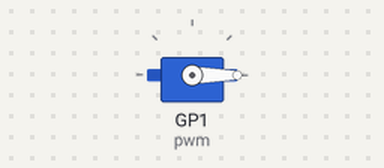
Simulated run of this program. Board: Raspberry Pi Pico running MicroPython. On the bench: servo. Servo angles are drawn from the pulse width (0.5 ms = 0°, 2.5 ms = 180°).

Above: at 0.05 s.
Timing chart, 0 to 4.6 s (numbered marks = the images above):
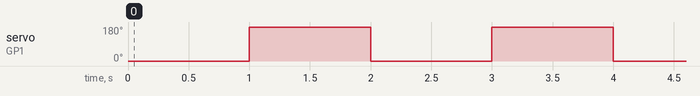

The program:

pico-servo-control.py
```python
###  This example code uses: Maker Pi Pico ;; Reference: www.cytron.io/p-maker-pi-pico
###  This example code uses: Analog Micro Servo 9g (3V-6V) ;; Reference: www.cytron.io/p-analog-micro-servo-9g-3v-6v

from machine import Pin, PWM
import time

# fine tune the duty cycle values which work for your servo motor
MIN_DUTY = 1600
MAX_DUTY = 8400

pwm = PWM(Pin(1))     # Connect servo at pin 1
pwm.freq(50)          # Set PWM frequency to 50Hz

while True:
    pwm.duty_u16(MIN_DUTY)    # Set duty cycle
    time.sleep_ms(1000)
    pwm.duty_u16(MAX_DUTY)
    time.sleep_ms(1000)
```

Measured:
- by itself, servo on GP1 (pwm): alternates 180° for 1.0 s and 0° for 1.0 s
